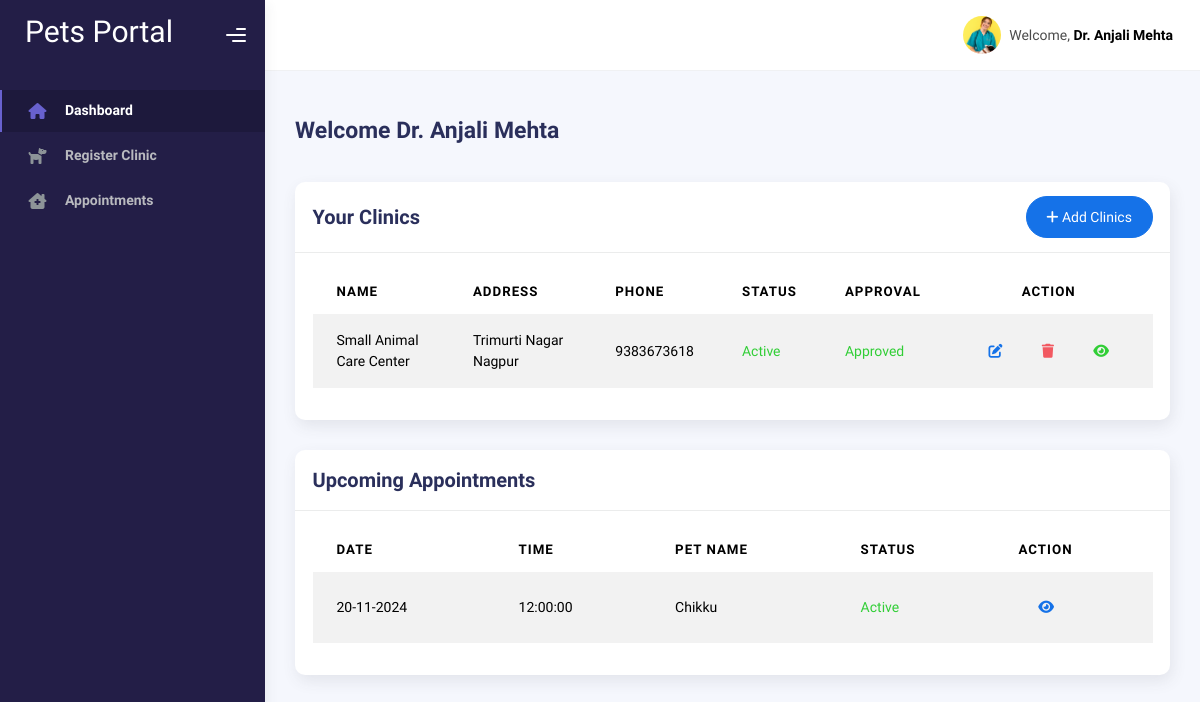
Before: /doctor-dashboard.php (signed in) with the older database file.
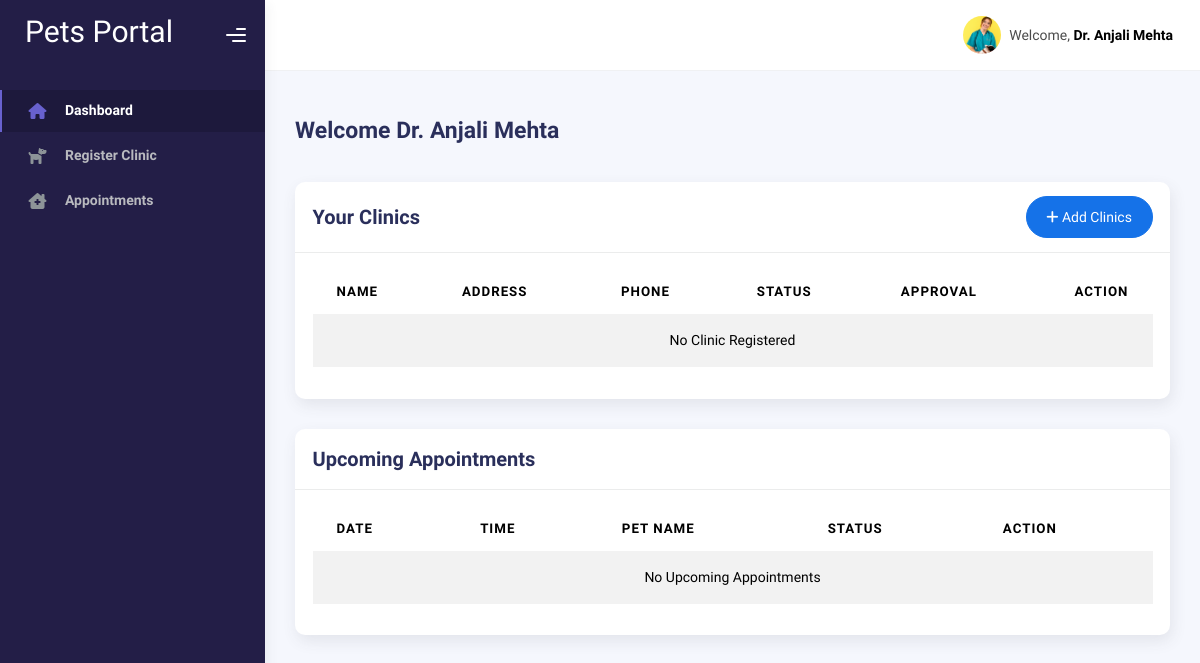
After: the same page with the newer database file.
### tables this page shows
CREATE TABLE IF NOT EXISTS `clinic` (
  `clinic_id` int NOT NULL AUTO_INCREMENT,
  `name` varchar(255) NOT NULL,
  `address` varchar(255) NOT NULL,
  `phone` varchar(10) NOT NULL,
  `doctor_id` int NOT NULL,
  `open_time` time NOT NULL,
  `close_time` time NOT NULL,
  `open_days` varchar(100) NOT NULL,
  `close_days` varchar(100) NOT NULL,
  `fees` text NOT NULL,
  `created_at` timestamp NULL DEFAULT CURRENT_TIMESTAMP,
  `updated_at` timestamp NULL DEFAULT CURRENT_TIMESTAMP ON UPDATE CURRENT_TIMESTAMP,
  `status` varchar(10) NOT NULL DEFAULT 'Inactive',
  `approval` varchar(10) DEFAULT 'Pending',
  `pet_type` text,
  `photo` text,
  `email` text,
  `rating` varchar(10) DEFAULT NULL,
  `about_us` text,
  PRIMARY KEY (`clinic_id`),
  UNIQUE KEY `phone` (`phone`),
  KEY `doctor_id` (`doctor_id`)
);

CREATE TABLE IF NOT EXISTS `appointment` (
  `appointment_id` int NOT NULL AUTO_INCREMENT,
  `appointment_date` date NOT NULL,
  `appointment_time` time NOT NULL,
  `appointment_description` text NOT NULL,
  `doctor_id` int DEFAULT NULL,
  `user_id` int DEFAULT NULL,
  `clinic_id` int DEFAULT NULL,
  `created_at` timestamp NULL DEFAULT CURRENT_TIMESTAMP,
  `updated_at` timestamp NULL DEFAULT CURRENT_TIMESTAMP ON UPDATE CURRENT_TIMESTAMP,
  `status` varchar(255) NOT NULL DEFAULT 'active',
  `pet_id` int DEFAULT NULL,
  `approval` varchar(20) DEFAULT 'Pending',
  `visit` varchar(20) DEFAULT 'Pending',
  PRIMARY KEY (`appointment_id`),
  KEY `user_id` (`user_id`),
  KEY `doctor_id` (`doctor_id`),
  KEY `clinic_id` (`clinic_id`),
  KEY `pet_id` (`pet_id`)
);

CREATE TABLE IF NOT EXISTS `pets` (
  `pet_id` int NOT NULL AUTO_INCREMENT,
  `name` varchar(255) NOT NULL,
  `type` varchar(255) NOT NULL,
  `breed` varchar(255) NOT NULL,
  `dob` date NOT NULL,
  `gender` varchar(15) NOT NULL,
  `color` varchar(255) NOT NULL,
  `weight` varchar(10) NOT NULL,
  `image` varchar(100) NOT NULL,
  `medical` text NOT NULL,
  `note` text,
  `user_id` int DEFAULT NULL,
  `created_at` timestamp NULL DEFAULT CURRENT_TIMESTAMP,
  `updated_at` timestamp NULL DEFAULT CURRENT_TIMESTAMP ON UPDATE CURRENT_TIMESTAMP,
  `status` varchar(255) NOT NULL DEFAULT 'active',
  PRIMARY KEY (`pet_id`),
  KEY `user_id` (`user_id`)
);

### doctor-dashboard.php (the view, shortened to what the changed rows need)
<!DOCTYPE html>
<html lang="en">
<head>
    <link rel="stylesheet" href="https://cdnjs.cloudflare.com/ajax/libs/font-awesome/6.6.0/css/all.min.css"
 />
    <link rel="stylesheet" href="/assets/css/dashboard_css/bootstrap.min.css" />
    <link rel="stylesheet" href="/assets/css/dashboard_css/plugins.min.css" />
    <link rel="stylesheet" href="/assets/css/dashboard_css/kaiadmin.min.css" />
    <link rel="stylesheet" href="/assets/css/dashboard_css/demo.css" />
</head>
<body>
    <div class="wrapper">
        <?php
        include("common/doctor-sidebar.php");
        if ($row['role_id'] == 3) {
        ?>
            <div class="container">
                <div class="page-inner">
                    <div class="col-md-12">
                        <div class="card">
                            <div class="card-body">
                                <div class="table-responsive">
                                    <table id="add-row" class="display table table-striped table-hover">
                                        <thead>
                                            <tr>
                                                <th>Name</th>
                                                <th>Address</th>
                                                <th>Phone</th>
                                                <th>Status</th>
                                                <th>Approval</th>
                                                <th style="width: 10%" class="text-center">Action</th>
                                            </tr>
                                        </thead>
                                        <tbody>
                                            <?php
                                            $user_id = $row['doctor_id'];
                                            $doctor = "SELECT * FROM clinic WHERE doctor_id = $user_id;";
                                            $doctor_result = mysqli_query($conn, $doctor);
                                            if (mysqli_num_rows($doctor_result) > 0) {
                                                while ($doctor_row = mysqli_fetch_assoc($doctor_result)) {
                                            ?>
                                                    <tr>
                                                        <td><?php echo $doctor_row['name'] ?></td>
                                                        <td><?php echo $doctor_row['address'] ?></td>
                                                        <td><?php echo $doctor_row['phone'] ?></td>
                                                        <td>
                                                            <?php
                                                            if ($doctor_row['status'] == "Active") {
                                                                echo "<span class='text-success'>Active</span>
                                                     </td>";
                                                            } else {
                                                                echo "<span class='text-danger'>Inactive</span>
                                                     </td>";
                                                            }
                                                            ?>
                                                        <td>
                                                            <?php
                                                            if ($doctor_row['approval'] == "Pending") {
                                                                echo "<span class='text-warning'>Pending</span>";
                                                            } elseif ($doctor_row['approval'] == "Approved") {
                                                                echo "<span class='text-success'>Approved</span>";
                                                            } elseif ($doctor_row['approval'] == "Rejected") {
                                                                echo "<span class='text-danger'>Rejected</span>";
                                                            }
                                                            ?>
                                                        </td>
                                                        <td>
                                                            <div class="form-button-action">
                                                                <a href="clinic_edit.php?edit_id=<?php echo $doctor_row['clinic_id'] ?>"
                                                                    class="btn btn-link btn-primary "
                                                                    data-original-title="Edit">
                                                                    <i class="fa fa-edit"></i>
                                                                </a>
                                                                <a href="clinic_table.php?dlt_id=<?php echo $doctor_row['clinic_id'] ?>"
                                                                    data-bs-toggle="tooltip" title="Remove"
                                                                    class="btn btn-link btn-danger "
                                                                    data-original-title="Remove"
                                                                    onclick="return remove()">
                                                                    <i class="fa fa-trash"></i>
                                                                </a>
                                                                <a href="clinic_view.php?clinic_id=<?php echo $doctor_row['clinic_id'] ?>"
                                                                    data-bs-toggle="tooltip" title="View Details"
                                                                    class="btn btn-link btn-success "
                                                                    data-original-title="View Details">
                                                                    <i class="fa fa-eye"></i>
                                                                </a>
                                                            </div>
                                                        </td>
                                                    </tr>
                                                <?php
                                                }
                                            } else {
                                                ?>
                                                <tr>
                                                    <td colspan="6" class="text-center">No Clinic Registered</td>
                                                </tr>
                                            <?php
                                            }
                                            ?>
                                        </tbody>
                                    </table>
                                </div>
                            </div>
                        </div>
                    </div>
                    <div class="col-md-12">
                        <div class="card">
                            <div class="card-body">
                                <div class="table-responsive">
                                    <table id="add-row" class="display table table-striped table-hover">
                                        <thead>
                                            <tr>
                                                <th>Date</th>
                                                <th>Time</th>
                                                <th>Pet Name</th>
                                                <th>Status</th>
                                                <th>Action</th>
                                            </tr>
                                        </thead>
                                        <tbody>
                                            <?php
                                            $doctor_id = $row['doctor_id'];
                                            $currentdatetime = date("Y-m-d H:i:s");
                                            $appointment_table = "SELECT * FROM appointment WHERE doctor_id = $doctor_id AND visit = 'Booked' AND created_at < '$currentdatetime';";
                                            $appointment_result = mysqli_query($conn, $appointment_table);
                                            if (mysqli_num_rows($appointment_result) > 0) {
                                                while ($apt = mysqli_fetch_array($appointment_result)) {
                                                    $pet_id = $apt['pet_id'];
                                                    $pet_query = "SELECT name FROM pets WHERE pet_id = $pet_id";
                                                    $pet_result = mysqli_query($conn, $pet_query);
                                                    $pet_data = mysqli_fetch_array($pet_result);
                                            ?>
                                                    <tr>
                                                        <td><?php $date = strtotime($apt['appointment_date']);
                                                        echo date('d-m-Y', $date); ?></td>
                                                        <td><?php echo $apt['appointment_time'] ?></td>
                                                        <td><?php echo $pet_data['name'] ?></td>
                                                        <td><?php
                                                                if ($apt['status'] == "active") {
                                                                    echo "<span class='text-success'>Active</span>
                                                     </td>";
                                                                } else {
                                                                    echo "<span class='text-danger'>Inactive</span>
                                                     </td>";
                                                                }
                                                                ?></td>
                                                        <td>
                                                            <div class="form-button-action">
                                                                <a href="appointment_details.php?apt_id=<?php echo $apt['appointment_id'] ?>"
                                                                    class="btn btn-link btn-primary "
                                                                    data-original-title="View">
                                                                    <i class="fa fa-eye"></i>
                                                                </a>
                                                            </div>
                                                        </td>
                                                    </tr>
                                            <?php
                                                }
                                            } else {
                                                echo "<td colspan=7 class=text-center>No Upcoming Appointments</td>";
                                            }
                                            ?>
                                        </tbody>
                                    </table>
                                </div>
                            </div>
                        </div>
                    </div>
                <?php
            }
                ?>

Changed rows visible on the page:
removed clinic: name "Small Animal Care Center", address "Trimurti Nagar Nagpur", phone "9383673618", status "Active", approval "Approved"
removed appointment: appointment_date "20-11-2024", appointment_time "12:00:00", pet.name "Chikku", status "Active"
Other visible differences:
text now shown: "No Clinic Registered No Upcoming Appointments"
